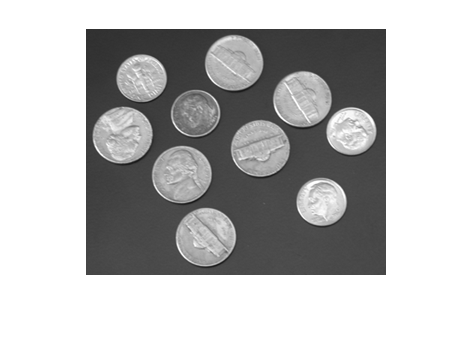
#> input picture Goruntu-Isleme/coin.png, 474 x 339 px
$ python goruntu-alma-isleme.py
#> lines starting #> are read from the running program, lines starting #| are printed output that depends on the picture; after the words box and inside, x2 and y2 are one past the last pixel; in counts of white or black regions, pixels touching at a corner belong together
# -*- coding: utf-8 -*-
"""
Created on Sun Nov 20 17:06:23 2022

@author: ever_
"""

import cv2 #OPENCV projeye import ediyoruz(Projemize OpenCV Ekliyoruz)
import numpy as np #Görüntü işlemede matematiksel işlermler dolaylı yoldan geldiği için numpy kütüphanesini projemize ekledik.
from matplotlib import  pyplot as plt
img=cv2.imread("coin.png")
#> img is the input picture: shape (339, 474, 3); min 23, max 255, mean 185.2
gray_image = cv2.cvtColor(img, cv2.COLOR_BGR2GRAY)
(thresh, output2) = cv2.threshold(gray_image, 120, 255, cv2.THRESH_BINARY)
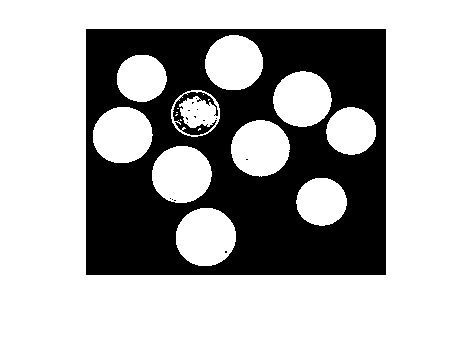
#> output2: shape (339, 474); 68.1% white; 16 black regions (14 under 20 px), largest, box (x1, y1, x2, y2) and area: (86, 29, 386, 275) 50543, (173, 92, 218, 135) 627
output2 = cv2.GaussianBlur(output2, (5, 5), 1)
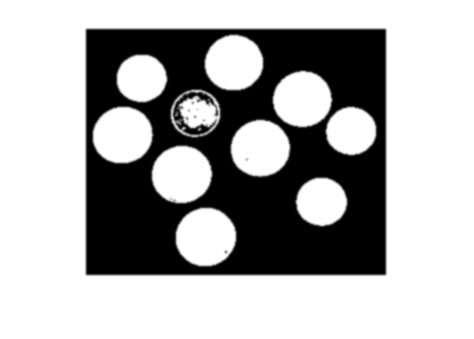
#> output2: shape (339, 474); min 0, max 255, mean 173.8
output2 = cv2.Canny(output2, 180, 255)
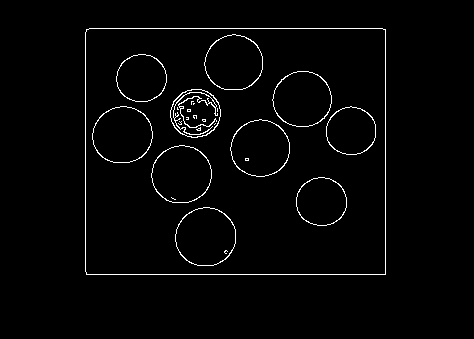
#> output2: shape (339, 474); 2.1% white in thin lines or dots, all inside (x1, y1, x2, y2) = (85, 28, 386, 275)
plt.imshow(output2, cmap = plt.get_cmap("gray"))
circles = cv2.HoughCircles(output2,cv2.HOUGH_GRADIENT,1,10,                       param1=180,param2=27,minRadius=20,maxRadius=60)
#> circles = [[204.5, 237.5, 29.9], [122.5, 134.5, 29.2], [141.5, 78.5, 23.9], [181.5, 173.5, 29.1], [259.5, 148.5, 28.5], [234.5, 63.5, 28.8], [304.5, 98.5, 27.5], [319.5, 202.5, 25.2], [349.5, 132.5, 24.9], [193.5, 114.5, 24.5]]
circles = np.uint16(np.around(circles))
#> circles = [[204, 238, 30], [122, 134, 29], [142, 78, 24], [182, 174, 29], [260, 148, 28], [234, 64, 29], [304, 98, 28], [320, 202, 25], [350, 132, 25], [194, 114, 24]]
for i in circles[0,:]:
    # draw the outer circle
    cv2.circle(img,(i[0],i[1]),i[2],(0,255,0),2)
    # draw the center of the circle
    cv2.circle(img,(i[0],i[1]),2,(0,0,255),3)
#> this loop made 10 passes
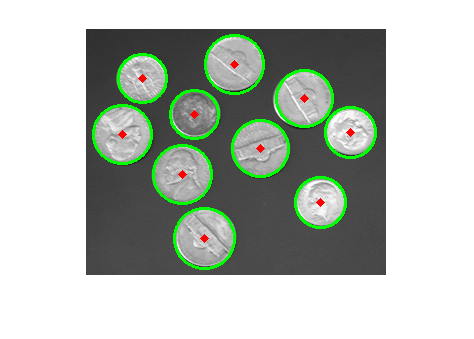
#> img: shape (339, 474, 3); 3.47% of pixels changed, all inside (x1, y1, x2, y2) = (92, 34, 377, 270)

plt.imshow(img)
#> figure, not shown here; B, G, R data is drawn as R, G, B

$ run again, with Goruntu-Isleme/1.jpg saved as Goruntu-Isleme/coin.png
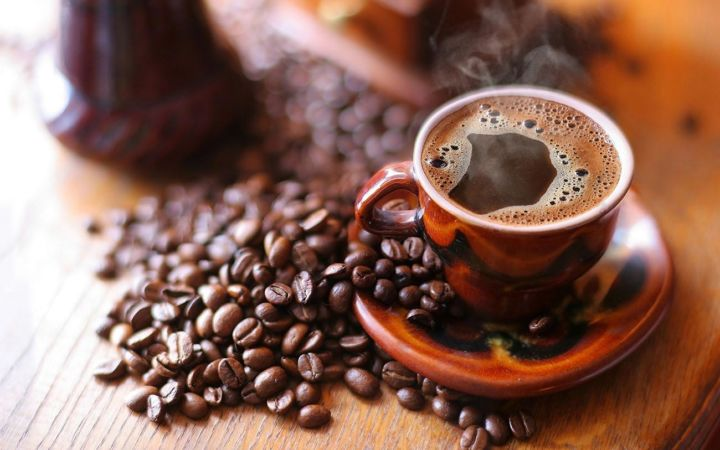
#> input picture Goruntu-Isleme/1.jpg, 720 x 450 px
#> img is the input picture: shape (450, 720, 3); mean B, G, R 86.2, 99.4, 137.5
#> `output2 = cv2.Canny(output2, 180, 255)`:
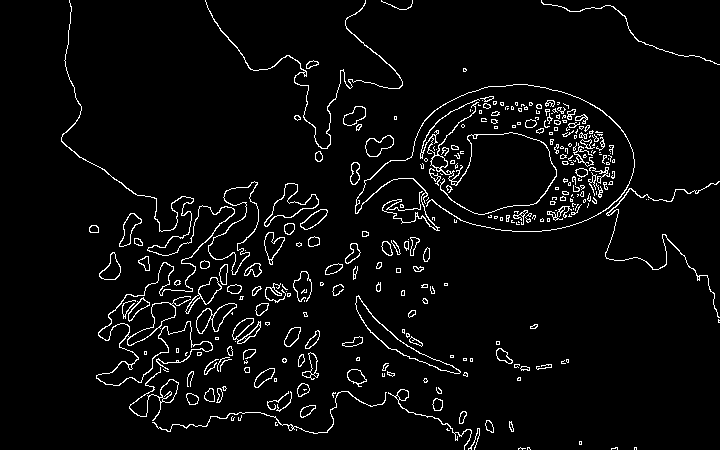
#> output2: shape (450, 720); 4.3% white in thin lines or dots
#> `circles = cv2.HoughCircles(output2,cv2.HOUGH_GRADIENT,1,10,           ..`: circles = 21 rows, first 8: [513.5, 175.5, 56.1], [528.5, 173.5, 58.3], [167.5, 321.5, 40.5], [482.5, 154.5, 55], [405.5, 201.5, 42.7], [480.5, 166.5, 45], [577.5, 158.5, 26.1], [217.5, 320.5, 33.8]
#> `circles = np.uint16(np.around(circles))`: circles = 21 rows, first 8: [514, 176, 56], [528, 174, 58], [168, 322, 40], [482, 154, 55], [406, 202, 43], [480, 166, 45], [578, 158, 26], [218, 320, 34]
#> the loop `for i in circles[0,:]:` made 21 passes
#> after the loop `for i in circles[0,:]:`:
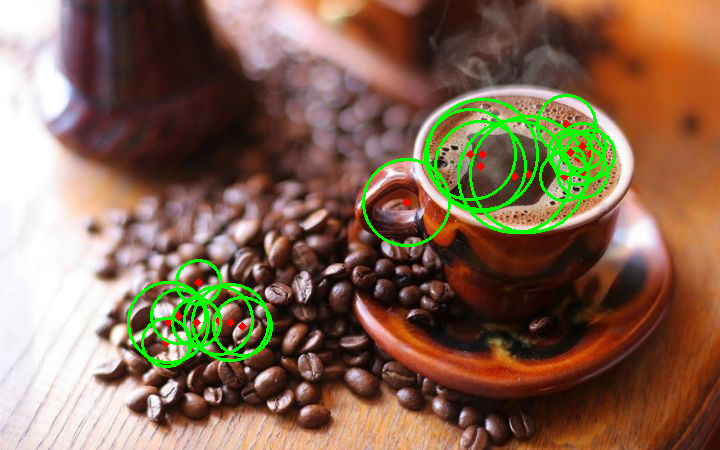
#> img: shape (450, 720, 3); 3.77% of pixels changed, all inside (x1, y1, x2, y2) = (127, 94, 616, 368)
